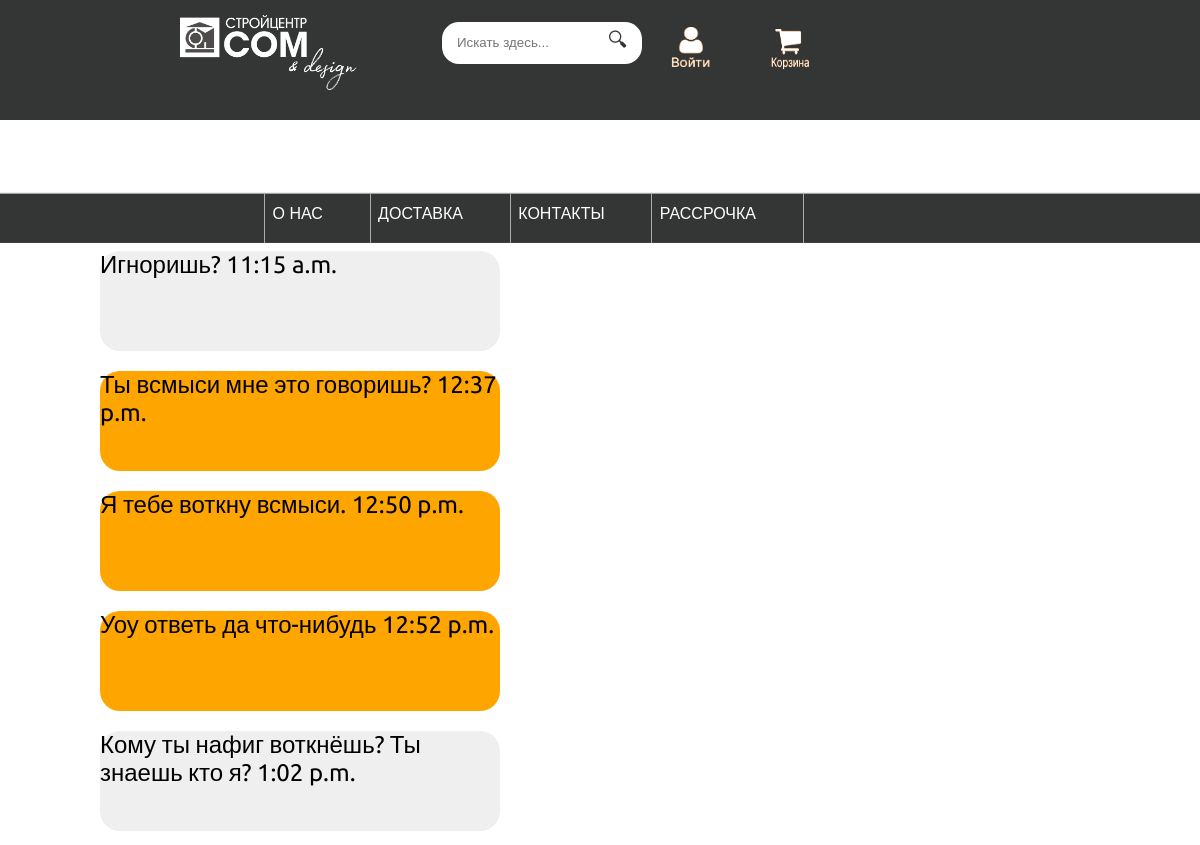
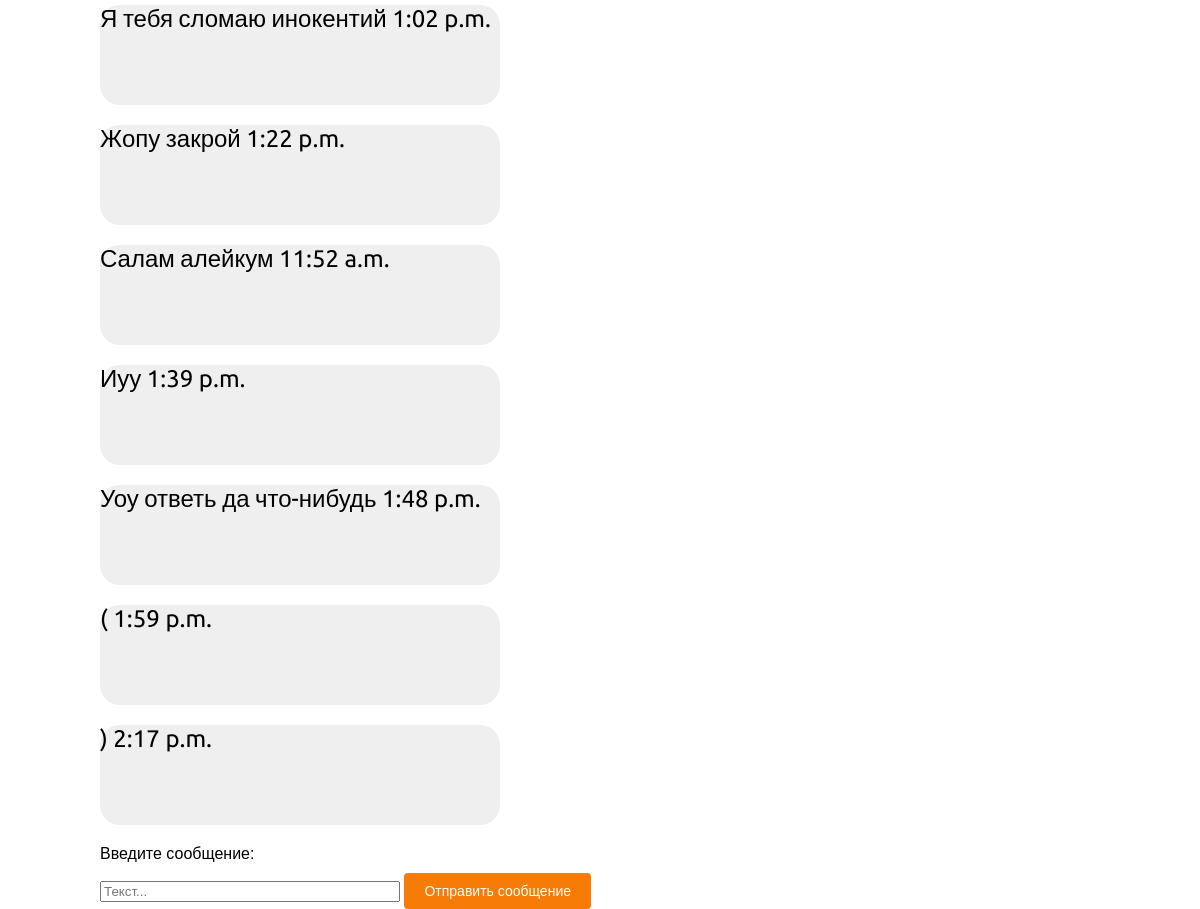
The app's page /chat/chat_detail/2/ with its own data (2 pictures, top to bottom).
### chat/models.py (models this page shows)
class Message(models.Model):
    user = models.ForeignKey(CustomUser,
                             verbose_name='chat_user',
                             on_delete=models.CASCADE)
    user_to = models.ForeignKey(CustomUser,
                                related_name='chat_admin',
                                on_delete=models.CASCADE)
    text = models.CharField(max_length=200)
    date = models.DateField(auto_now_add=True)
    time = models.TimeField(auto_now_add=True)

### chat/views.py (the view)
# urls.py: path('chat_detail/<int:id>/', views.chat_detail, name='chat_detail'),
def chat_detail(request, id):
    message = Message.objects.get(id=id)
    user = message.user
    messages_user = Message.objects.filter(user__id=user.id)
    admin = CustomUser.objects.get(username='ahmat')
    messages_admin = Message.objects.filter(user=admin, user_to=user)
    messages = []
    l_user = [i for i in messages_user]
    l_admin = [i for i in messages_admin]
    while l_user and l_admin:
        if l_user[0].date < l_admin[0].date:
            messages.append(l_user[0])
            del l_user[0]
        elif l_user[0].date == l_admin[0].date:
            if l_user[0].time < l_admin[0].time:
                messages.append(l_user[0])
                del l_user[0]
            else:
                messages.append(l_admin[0])
                del l_admin[0]
        else:
            messages.append(l_admin[0])
            del l_admin[0]
    messages.extend(l_user)
    messages.extend(l_admin)
    return render(request,
                  'chat/chat_detail.html',
                  {'message': message,
                   'messages': messages})

### cart/cart.py (called while the page is built)
    def __len__(self):
        return sum(item['quantity'] for item in self.cart.values())

### cart/context_processors.py (called while the page is built)
def cart(request):
    cart = CartClass(request)
    end = ''
    if len(cart) > 1:
        if len(cart) < 5:
            end = 'а'
        else:
            end = 'ов'
    return {'cart': CartClass(request), 'end': end}

### chat/templates/chat/chat_detail.html (shortened to what this page needs)
{% extends 'shop/base.html' %}
{% block content %}
    <h1>
    </h1>
    {% for m in messages %}
        {% if m.user.username == 'ahmat' %}
            <h2 style="background: orange; border-radius: 20px; width:40%; height:100px;">{{m.text}} {{m.time}}</h2>
        {% else %}
            <h2 style="background: #efefef; border-radius: 20px; width: 40%; height:100px;">{{ m.text }} {{ m.time }}</h2>
        {% endif %}
    {% endfor %}
    <form action="{% url 'chat:message' message.user.id %}" method="post">
        <p>Введите сообщение:</p>
        <input class="text" type="text" placeholder="Текст..." name="message">
        <input type="submit" value="Отправить сообщение">
    </form>
{% endblock %}

### shop/static/css/base.css (style rules this page uses)
body { margin:0; padding:0; font-family:helvetica, sans-serif; }
h1, h2, h3, h4, h5 , h6 { font-family: 'Ubuntu', sans-serif; font-weight:normal; }
a.button, input[type="submit"] { color:#fff; background:#F77B07; border-radius:4px; padding:10px 20px; font-size:14px; border:0; }
form p { margin-bottom: 10px; }
* { box-sizing: border-box; }
.text { width: 30%; }
body, ul { margin: 0; padding: 0; }

### records on screen
Message: text "Игноришь?", time "11:15 a.m."
Message: text "Ты всмыси мне это говоришь?", time "12:37 p.m."
Message: text "Я тебе воткну всмыси.", time "12:50 p.m."
Message: text "Уоу ответь да что-нибудь", time "12:52 p.m."
Message: text "Кому ты нафиг воткнёшь? Ты знаешь кто я?", time "1:02 p.m."
Message: text "Я тебя сломаю инокентий", time "1:02 p.m."
Message: text "Жопу закрой", time "1:22 p.m."
Message: text "Салам алейкум", time "11:52 a.m."
Message: text "Иуу", time "1:39 p.m."
Message: text "Уоу ответь да что-нибудь", time "1:48 p.m."
Message: text "(", time "1:59 p.m."
Message: text ")", time "2:17 p.m."
